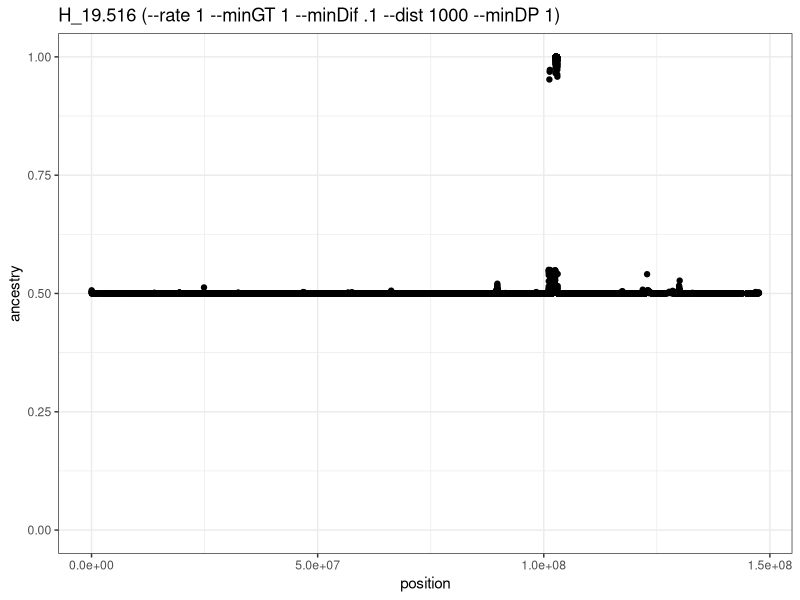
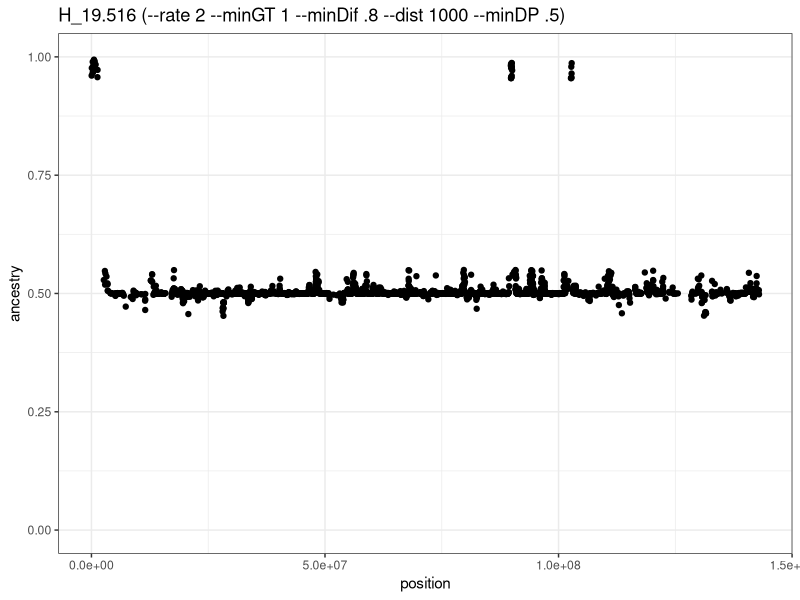
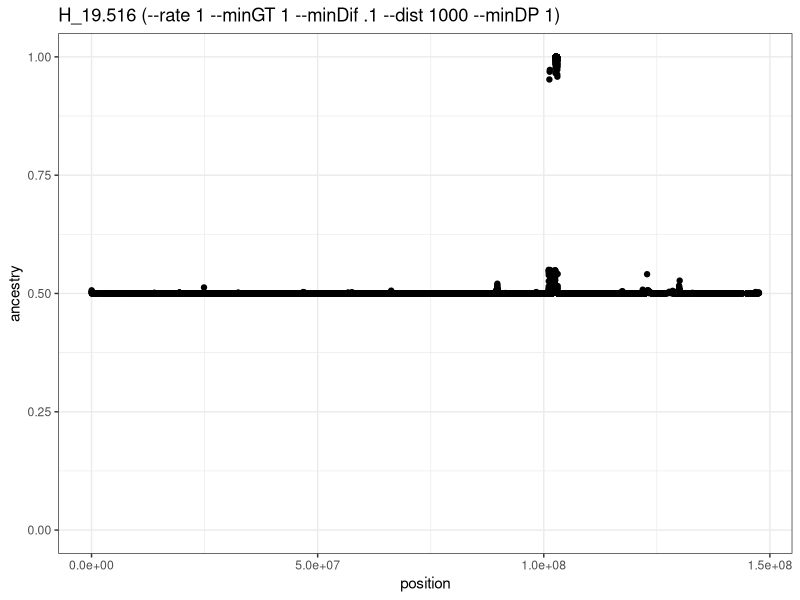
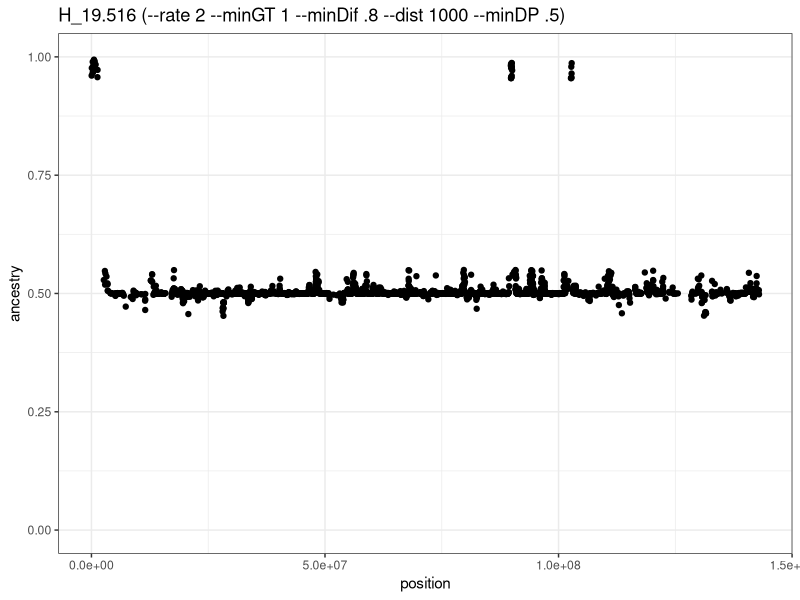

Here is the R script that generated these plots, in order:
## ---- chunk 1
library(readr)
library("ggplot2")
library(dplyr)
theme_set(theme_bw())
## ---- chunk 2
## 240206 aHMM test - new params
# vcf2aHMM parameters:
# --rate 1 --minGT 1 --minDif .1 --dist 1000 --minDP 1
# aHMM parameters:
# -a 2 0.5 0.5 -p 0 100000 0.5 -p 1 2 0.5 -e 1e-3

H_19.516 <- read_tsv("aHMM/19.516.posterior.tsv")
names(H_19.516) <- c("chrom", "position", "ref_homo", "het", "alt_homo")
H_19.516_0.9co <- H_19.516 %>% filter(ref_homo > 0.9 | alt_homo > 0.9 | het > 0.9) 
H_19.516_0.9co <- H_19.516_0.9co %>% mutate (ancestry = ref_homo+het*0.5)
ggplot(H_19.516_0.9co, aes(position, ancestry)) + 
  ggtitle("H_19.516 (--rate 1 --minGT 1 --minDif .1 --dist 1000 --minDP 1)") +
  geom_point() +
  ylim(0,1)
ggsave("aHMM/H_19.516_ch1_test2_aHMM_plot.pdf", units = "mm", width = 250, height = 125)

## 240117 aHMM test 
# vcf2aHMM parameters:
# --rate 2 --minGT 1 --minDif .8 --dist 1000 --minDP .5
# aHMM parameters:
# -a 2 0.5 0.5 -p 0 100000 0.5 -p 1 10 0.5 -e 1e-3

test1_H_19.516 <- read_tsv("aHMM/ch1_test1_19.516.posterior.tsv")
names(test1_H_19.516) <- c("chrom", "position", "ref_homo", "het", "alt_homo")
H_19.516_0.9co <- test1_H_19.516 %>% filter(ref_homo > 0.9 | alt_homo > 0.9 | het > 0.9) 
H_19.516_0.9co <- H_19.516_0.9co %>% mutate (ancestry = ref_homo+het*0.5)
ggplot(H_19.516_0.9co, aes(position, ancestry)) + 
  ggtitle("H_19.516 (--rate 2 --minGT 1 --minDif .8 --dist 1000 --minDP .5)") +
  geom_point() +
  ylim(0,1)
ggsave("aHMM/H_19.516_ch1_test1_aHMM_plot.pdf", units = "mm", width = 250, height = 125)
